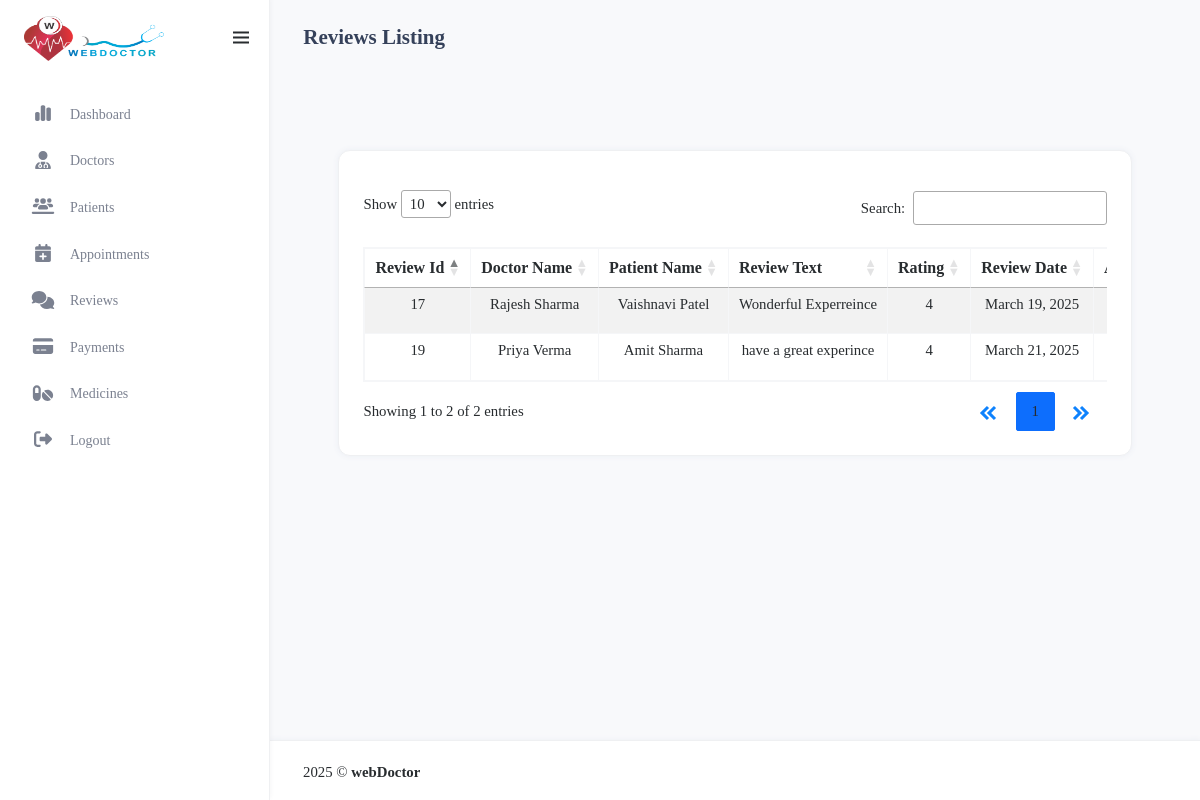
Page /admin_manage_review/ on the committed database.
### myapp/models.py (models this page shows, shortened)
class review(models.Model):
      patient_id=models.ForeignKey(patientRegister,on_delete=models.CASCADE)
      doctor_id=models.ForeignKey(doctorRegister,on_delete=models.CASCADE)
      appointment_id=models.ForeignKey(appointment,on_delete=models.CASCADE)
      rating=models.IntegerField(blank=True, null=True, validators=[MinValueValidator(1), MaxValueValidator(5)])
      review_text=models.TextField(blank=True, null=True)
      review_date=models.DateField()

class doctorRegister(models.Model):
    GENDER_CHOICES = [
        ('M', 'Male'),
        ('F', 'Female'),
        ('O', 'Other'),
    ]
    name = models.CharField(max_length=100)
    email = models.EmailField(unique=True)
    phno = models.BigIntegerField(unique=True)
    password = models.CharField(max_length=100)
    profile_img = models.ImageField(upload_to='profile_pics/', null=True, blank=True)
    qualification = models.CharField(max_length=100,blank=True, null=True)
    specialization = models.CharField(max_length=100,blank=True, null=True)
    experience = models.IntegerField(blank=True, null=True)
    address = models.TextField(blank=True, null=True)
    city = models.CharField(max_length=50,blank=True, null=True)
    state = models.CharField(max_length=50,blank=True, null=True)
    clinic_name = models.CharField(max_length=255)
    clinic_address = models.TextField()
    gender = models.CharField(max_length=5, choices=GENDER_CHOICES)
    mci_no = models.CharField(max_length=10,blank=True, null=True)
    fee = models.BigIntegerField(null=True)
    about_me=models.TextField(null=True)
    is_approved = models.BooleanField(default=False)
    is_rejected = models.BooleanField(default=False)
    is_available = models.BooleanField(default=False)  # Doctor is available for emergency

class patientRegister(models.Model):
      BLOOD_GROUP_CHOICES = [
        ('A+', 'A+'), ('A-', 'A-'), ('B+', 'B+'), ('B-', 'B-'),
        ('O+', 'O+'), ('O-', 'O-'), ('AB+', 'AB+'), ('AB-', 'AB-')
      ]
      name = models.CharField(max_length=100)
      email = models.EmailField(unique=True)
      phno = models.BigIntegerField(unique=True)
      password = models.CharField(max_length=255)
      profile_img = models.ImageField(upload_to='profile_pics/', null=True, blank=True)
      dob=models.DateField(null=True)
      age = models.PositiveIntegerField(null=True)  # Age field
      weight = models.DecimalField(null=True,max_digits=5,decimal_places=2)#Weight field
      height = models.DecimalField(null=True,max_digits=5, decimal_places=2)
      address = models.TextField()  # Full address
      city = models.CharField(max_length=50)
      state = models.CharField(max_length=50)
      blood_group = models.CharField(max_length=3, choices=BLOOD_GROUP_CHOICES)  # Dropdown selection

### myapp/views.py (the view)
# urls.py: path('admin_manage_review/',views.admin_manage_review,name='admin_manage_review'),
def admin_manage_review(request):
        all_review=review.objects.all
        return render(request, 'admin-manage-review.html',{'all':all_review})

### myapp/templates/admin-manage-review.html (shortened to what this page needs)
{% load static %}
<html lang="en" style="transform: none" class="fontawesome-i2svg-active fontawesome-i2svg-complete">
<head>
    <link href="{%static 'assets/admin_libs/jsvectormap/css/jsvectormap.min.css'%}" rel="stylesheet" type="text/css" />
    <link href="{%static 'assets/admin_css/bootstrap.min.css' %}" id="bootstrap-style" rel="stylesheet" type="text/css" />
     <link href="{%static 'assets/admin_css/app.min.css' %}" id="app-style" rel="stylesheet" type="text/css" />
   <link
   rel="stylesheet"
   href="https://cdnjs.cloudflare.com/ajax/libs/jquery-confirm/3.3.2/jquery-confirm.min.css"
 />
    <link href="{%static 'assets/admin_css/icons.min.css' %}" rel="stylesheet" type="text/css" />
    <link rel="stylesheet" href="https://cdnjs.cloudflare.com/ajax/libs/boxicons/2.1.4/css/boxicons.min.css" />
    <link rel="stylesheet" href="https://cdnjs.cloudflare.com/ajax/libs/jquery-confirm/3.3.2/jquery-confirm.min.css">
    <link rel="stylesheet" type="text/css" href="https://cdn.datatables.net/1.13.6/css/dataTables.bootstrap5.min.css"/>
    <link rel="stylesheet" type="text/css" href="https://cdn.datatables.net/responsive/2.5.0/css/responsive.bootstrap5.min.css"/>
    <link rel="stylesheet" href="https://cdnjs.cloudflare.com/ajax/libs/font-awesome/6.4.0/css/all.min.css">
</head>
<body>
    <div id="layout-wrapper">
        <header id="page-topbar" class="isvertical-topbar">
            <div class="navbar-header">
                <div class="d-flex">
                    <div class="page-title-box align-self-center d-none d-md-block">
                        <h4 class="page-title mb-0 ">Reviews Listing</h4>
                    </div>
                </div>
            </div>
        </header>
        <div class="vertical-menu">
            <div class="navbar-brand-box mt-3">
                <a href="{% url 'admin_dashboard' %}" class="logo logo-dark">
                    <span class="logo-lg">
                        <img src="{%  static 'assets/admin_images/logo-dark.png' %}" alt="" height="45" width="140">
                    </span>
                </a>
            </div>
            <button type="button" class="btn btn-sm px-3 font-size-24 header-item waves-effect vertical-menu-btn">
                <i class="bx bx-menu align-middle"></i>
            </button>
            <div data-simplebar class="sidebar-menu-scroll">
                <div id="sidebar-menu">
                    <ul class="metismenu list-unstyled mt-3" id="side-menu">
                        <li>
                            <a href="{% url 'admin_dashboard' %}">
                                <i class="fa-solid fa-chart-simple icon nav-icon"></i>
                                <span class="menu-item" data-key="t-dashboard">Dashboard</span>
                            </a>
                        </li>
                        <li>
                            <a href="{% url 'admin_manage_doctors' %}">
                                <i class="fa-solid fa-user-doctor icon nav-icon"></i>
                                <span class="menu-item" data-key="t-email">Doctors</span>
                            </a>
                        </li>
                        <li>
                            <a href="{% url 'admin_manage_patients' %}">
                                <i class="fa-solid fa-users-line icon nav-icon" ></i>
                                <span class="menu-item" data-key="t-calendar">Patients</span>
                            </a>
                        </li>
                        <li>
                            <a href="{% url 'admin_manage_appointments' %}">
                                <i class="fa-solid fa-calendar-plus icon nav-icon"></i>
                                <span class="menu-item" data-key="t-todo">Appointments</span>
                            </a>
                        </li>
                        <li>
                            <a href="{% url 'admin_manage_review' %}">
                                <i class="fa-solid fa-comments icon nav-icon"></i>
                                <span class="menu-item" data-key="t-filemanager">Reviews</span>
                            </a>
                        </li>
                        <li>
                            <a href="{% url 'admin_manage_payment' %}">
                                <i class="fa-solid fa-credit-card icon nav-icon"></i>
                                <span class="menu-item" data-key="t-filemanager">Payments</span>
                            </a>
                        </li>
                        <li>
                            <a href="{% url 'admin_add_medicine' %}">
                                  <i class="fas fa-pills icon nav-icon">
                                  </i>
                                  <span class="menu-item" data-key="t-Medicine">Medicines</span>
                              </a>
                            </li>
                        <li>
                            <a href="{% url 'admin_logout' %}">
                                <i class="fa-solid fa-right-from-bracket icon nav-icon"></i>
                                <span class="menu-item" data-key="t-filemanager">Logout</span>
                            </a>
                        </li>
                    </ul>
                </div>
            </div>
        </div>
        <div class="main-content">
          <div class="page-content">
              <div class="container-fluid mt-3">
      <div class="content">
        <div class="container-fluid">
          <div class="row">
            <div class="col-md-12">
              <div class="card card-table flex-fill">
                <div class="card-body">
                  <div class="table-responsive table-hover">
                    <table
                      id="reviewTable"
                      class="table table-striped table-info-light table-bordered border-light-subtle dt-responsive table-hover nowrap" style="width:100%;"
                    >
                      <thead>
                        <tr class="fe-text-align-center">
                          <th>Review Id</th>
                          <th>Doctor Name</th>
                          <th>Patient Name</th>
                          <th>Review Text</th>
                          <th>Rating</th>
                          <th>Review Date</th>
                          <th>AppointmentId</th>
                        </tr>
                      </thead>
                      <tbody class="fs-6">
                        {% for review in all %}
                        <tr class="text-center">
                          <td>{{ review.id }}</td>
                          <td>{{ review.doctor_id.name }}</td>
                          <td>{{ review.patient_id.name }}</td>
                          <td>{{ review.review_text }}</td>
                          <td>{{ review.rating }}</td>
                          <td>{{ review.review_date}}</td>
                          <td>{{ review.appointment_id_id }}</td>
                        </tr>
                        {% endfor %}
                      </tbody>
                    </table>
                  </div>
                </div>
              </div>
            </div>
          </div>
        </div>
      </div>
                  </div>
              </div>
          </div>
          <footer class="footer">
              <div class="container-fluid">
                  <div class="row ">
                      <div class="col-sm-6">
                          2025 © <b>webDoctor</b>
                      </div>
                  </div>
              </div>
          </footer>
      </div>
</body>
</html>

### rows in the picture
review: id "17", doctor_id.name "Rajesh Sharma", patient_id.name "Vaishnavi Patel", review_text "Wonderful Experreince", rating "4", review_date "March 19, 2025"
review: id "19", doctor_id.name "Priya Verma", patient_id.name "Amit Sharma", review_text "have a great experince", rating "4", review_date "March 21, 2025"
